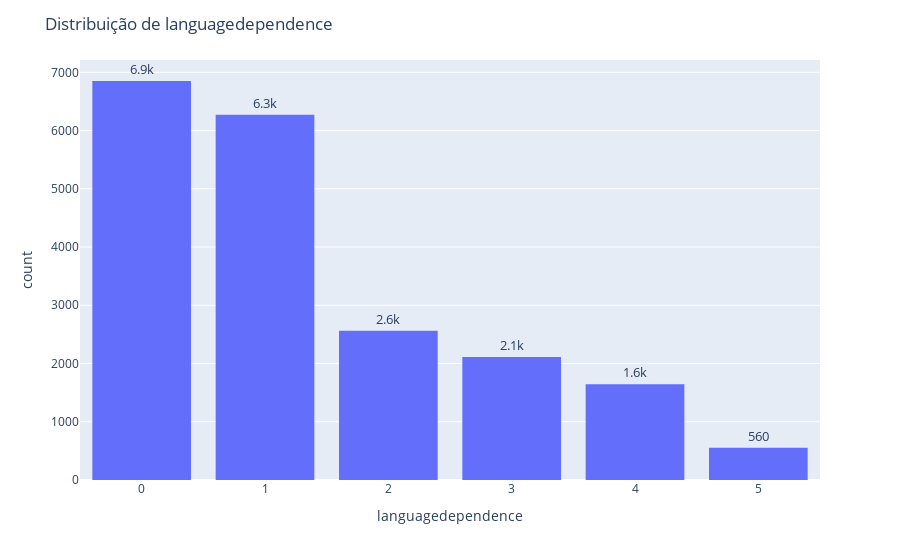

Notebook source saved alongside this figure:
### Markdown cell above
#### 3.2 Análise da languagedependence

### Code cell
# histograma rotulado
fig = px.histogram(df, x = "languagedependence", text_auto = '.2s')

# Ajustando o espaço entre as barras
fig.update_layout(bargap = 0.2)

fig.update_traces(textfont_size = 13, textangle = 0, textposition = "outside", cliponaxis = False)

# Alterar o título do gráfico
fig.update_layout(title_text='Distribuição de languagedependence')

fig.show()

### Figure 1 — Plotly figure (JSON) as saved in the notebook; plotly's stock layout.template omitted (floating-point values rounded to 4 significant figures; data arrays with more than 128 entries replaced by an {"elided": "..."} marker saying what was removed)
{"data": [{"alignmentgroup": "True", "bingroup": "x", "cliponaxis": false, "hovertemplate": "languagedependence=%{x}<br>count=%{y}<extra></extra>", "legendgroup": "", "marker": {"color": "#636efa", "pattern": {"shape": ""}}, "name": "", "offsetgroup": "", "orientation": "v", "showlegend": false, "textangle": 0, "textfont": {"size": 13}, "textposition": "outside", "texttemplate": "%{value:.2s}", "type": "histogram", "x": {"elided": "20000 int values"}, "xaxis": "x", "yaxis": "y"}], "layout": {"bargap": 0.2, "barmode": "relative", "legend": {"tracegroupgap": 0}, "margin": {"t": 60}, "title": {"text": "Distribuição de languagedependence"}, "xaxis": {"anchor": "y", "domain": [0, 1], "title": {"text": "languagedependence"}}, "yaxis": {"anchor": "x", "domain": [0, 1], "title": {"text": "count"}}}}
